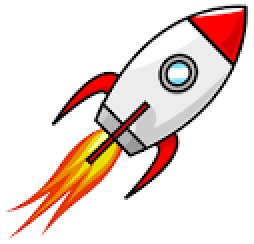
#> input picture rocket.png, 127 x 122 px, given in place of the camera (shown 2 times larger)
$ python contrast_neighborhood.py
#> lines starting #> are read from the running program, lines starting #| are printed output that depends on the picture; after the words box and inside, x2 and y2 are one past the last pixel; in counts of white or black regions, pixels touching at a corner belong together
import cv2
import numpy as np
import matplotlib.pyplot as plt
from scipy.signal import find_peaks

# Initialize the camera
camera = cv2.VideoCapture(0)  # Adjust the parameter (0 or 1) based on the camera index

# Create a blank figure and axis for the histogram plot
fig, ax = plt.subplots()

# Initialize neighborhood size for local contrast calculation
neighborhood_size = 5

def calculate_local_contrast(image):
    # Calculate the local standard deviation as a measure of contrast
    local_contrast = cv2.GaussianBlur(image, (neighborhood_size, neighborhood_size), 0)
    local_contrast = cv2.subtract(image, local_contrast)
    local_contrast = cv2.convertScaleAbs(local_contrast)
    return local_contrast

def update_neighborhood_size(val):
    # Update the neighborhood size based on the trackbar value
    global neighborhood_size
    neighborhood_size = cv2.getTrackbarPos('Neighborhood Size', 'Controls')
    if neighborhood_size % 2 == 0:
        neighborhood_size += 1


# Create a window for the trackbar
cv2.namedWindow('Controls')
cv2.createTrackbar('Neighborhood Size', 'Controls', neighborhood_size, 31, update_neighborhood_size)

# Minimum contour area threshold (adjust as needed)
min_contour_area = 1000

while True:
    # Capture a frame from the camera
    ret, frame = camera.read()
#> frame is the input picture: shape (122, 127, 3); mean B, G, R 211.7, 217.7, 234.8

    # Crop and convert the frame to grayscale
    # cropped_frame = frame[800:1600, 800:1700]
    gray_frame = cv2.cvtColor(frame, cv2.COLOR_BGR2GRAY)
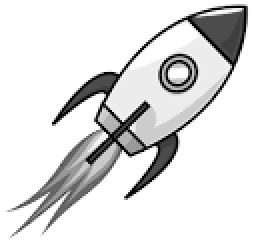
#> gray_frame: shape (122, 127) (shown 2 times larger); min 0, max 255, mean 222.1

    # Calculate the local contrast
    local_contrast = calculate_local_contrast(gray_frame)

    # [18 lines of commented-out code are left out]
    _, binary_image = cv2.threshold(local_contrast, 0, 255, cv2.THRESH_BINARY)
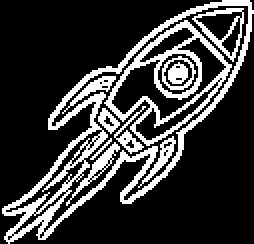
#> binary_image: shape (122, 127) (shown 2 times larger); 22.1% white in thin lines or dots

    # Find contours in the binary image
    contours, _ = cv2.findContours(binary_image, cv2.RETR_EXTERNAL, cv2.CHAIN_APPROX_SIMPLE)
#> contours = 1 contour; box (x1, y1, x2, y2) and area: (1, 0, 127, 122) 5992

    # Filter contours based on area threshold
    filtered_contours = []
    for contour in contours:
        area = cv2.contourArea(contour)
        if area > min_contour_area:
            filtered_contours.append(contour)
#> this loop made 1 pass
#> area on pass 1: 5992.5
#> after the loop, filtered_contours has the same summary as contours

    # Create a blank mask image
    mask = np.zeros_like(frame)

    # Draw contours on the mask
    cv2.drawContours(mask, filtered_contours, -1, (255, 255, 255), thickness=cv2.FILLED)
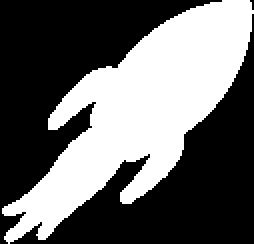
#> mask: shape (122, 127, 3) (shown 2 times larger); 40.1% white; 1 white region, box (x1, y1, x2, y2) and area: (1, 0, 127, 122) 6216

    # Apply the mask to the original frame
    masked_frame = cv2.bitwise_and(frame, mask)
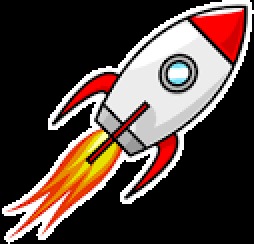
#> masked_frame: shape (122, 127, 3) (shown 2 times larger); mean B, G, R 59, 65, 82.1

    contrast_show = calculate_local_contrast(frame)
#> in calculate_local_contrast (call 2), `local_contrast = cv2.GaussianBlur(image, (neighborhood_size, neighborh..`:
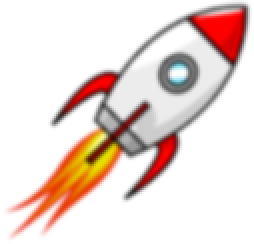
#> local_contrast: shape (122, 127, 3) (shown 2 times larger); mean B, G, R 211.7, 217.7, 234.8
#> in calculate_local_contrast (call 2), `local_contrast = cv2.subtract(image, local_contrast)`:
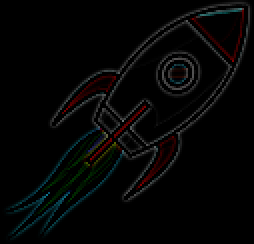
#> local_contrast: shape (122, 127, 3) (shown 2 times larger); mean B, G, R 4.9, 5.2, 4.9

    stacked = np.hstack((frame, contrast_show, masked_frame))
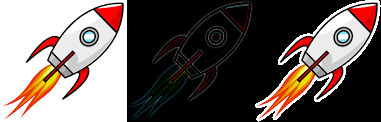
#> stacked: shape (122, 381, 3); mean B, G, R 91.8, 96, 107.3

    # Display the masked frame
    cv2.imshow('Masked Frame', stacked)

    # Display the frame and histogram

    cv2.imshow('Frame', frame)
    plt.pause(0.001)

    # Check for user input to exit
    if cv2.waitKey(1) & 0xFF == ord('q'):
#> (key q is pressed here)
        break

# Release the camera and close windows
camera.release()
cv2.destroyAllWindows()
